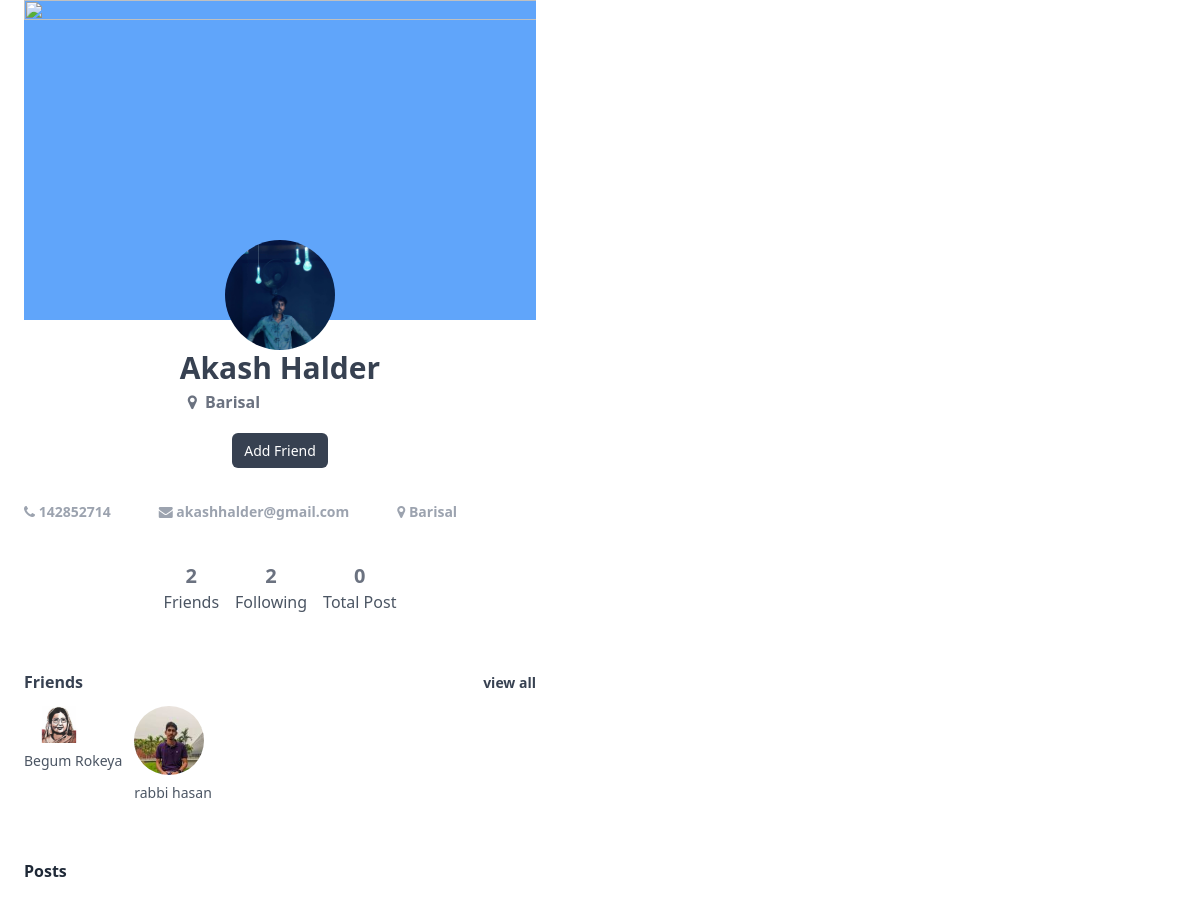
Screenshot of /profile.php?username=akashhalder with the database file from the repository.
### tables this page shows
CREATE TABLE `user_info` (
  `username` varchar(15) NOT NULL,
  `first_name` varchar(150) NOT NULL,
  `last_name` varchar(150) NOT NULL,
  `gender` varchar(15) NOT NULL,
  `email` varchar(200) NOT NULL,
  `phone_no` int(15) NOT NULL,
  `date_of_birth` date NOT NULL,
  `address` varchar(200) NOT NULL,
  `password` varchar(200) NOT NULL,
  `profile_pic` varchar(255) NOT NULL
);

CREATE TABLE `friends` (
  `from_friend` varchar(11) NOT NULL,
  `to_friend` varchar(11) NOT NULL,
  `added_date` timestamp NOT NULL DEFAULT current_timestamp()
);

### profile.php (the view, shortened to what this page needs)
<?php require_once "header.php"; ?>
<?php require_once "db.php"; ?>
  <?php
   $username = $_SESSION["username"];
   $id  = $_GET["username"];
   $sql = "SELECT first_name, last_name,profile_pic,email, address,date_of_birth,phone_no FROM `user_info` WHERE username =  '$id ' ";
   $profile_q = mysqli_query($conn, $sql);
   $profile_result = mysqli_fetch_array($profile_q);
   $status = "SELECT (SELECT COUNT(*) from `status_comments` WHERE status_id = status_id)'total_comments',  (SELECT COUNT(*) from `status` where status_owner='$username')'total_posts', (SELECT  `profile_pic` from `user_info` WHERE username='$id')'profile_pic', status_id,status_owner,status_content,status_image, TIMESTAMPDIFF(day,status_date, CURRENT_TIMESTAMP)'day',TIMESTAMPDIFF(hour, CURRENT_TIMESTAMP,status_date)'hour' FROM `status` WHERE status_owner = '$id' and status_image !=''  ORDER BY status_date DESC LIMIT 9";
   $status_q =mysqli_query($conn, $status);
   $status_res = mysqli_fetch_array($status_q);
   echo'
   <div class="mx-6  max-w-lg ">
   <div class="bg-blue-400  "><img  " src="https://arielle.com.au/wp-content/uploads/2016/04/together-we-travel-dark.jpg" width=800 height=500 /></div>
   <div class="flex relative   pt-20  -mt-40 z-1 justify-center "><img class="rounded-full" src="'.$profile_result["profile_pic"].'" height=110 width=110/>
   </div>
   <div  class=" flex space-x-4  justify-center ">
     <div class="flex flex-col">
     <h2 class="font-semibold text-3xl text-gray-700">'.$profile_result["first_name"].' '.$profile_result["last_name"].'</h2>
     <p class="mt-1 text-md text-gray-500 font-semibold"><i class="mx-2 fa fa-light fa-map-marker"></i>'.$profile_result["address"].'</p>
     </div></div>
     <div class="mt-4 flex space-x-2  justify-center ">';
  if($id!=$username){
  $friend_check = "SELECT * FROM `friends` where from_friend='$username' and to_friend = '$id' ";
  $friend_check_res = mysqli_query($conn, $friend_check);
  if(mysqli_num_rows($friend_check_res) != 0){
    echo '<div><a href="friends.php?remove='.$id.'" class="mt-2  text-sm px-6 py-2.5 bg-red-800  font-semibold text-white rounded-md">Remove</a></div>
    <div><a href="new_conversion.php?username='.$id.'" class="mt-2  text-sm px-6 py-2.5 bg-gray-700 font-semibold text-white rounded-md">Message</a></div>';
    }
    else{
  echo '<div class="mt-2"><a href="friends.php?add='.$id.'" class="mt-2   text-sm px-3 py-2 bg-gray-700 text-semibold text-white rounded-md">Add Friend</a></div>';
    }
  }
  else{
    echo '<div class="mt-2"><a href="edit_profile.php" class="mt-2   text-sm px-3 py-2 bg-gray-700 text-semibold text-white rounded-md">Edit Profile</a></div>';
  }
echo'
</div>
<div class="mt-10 flex flex space-x-12 ">
<div class=" text-sm text-gray-400 font-semibold"><i class="fa fa-regular fa-phone"></i> '.$profile_result["phone_no"].'</div>
     <div class=" text-sm text-gray-400  font-semibold"> <i class="fa fa-light fa-envelope"></i> '.$profile_result["email"].'</div>
     <div class=" text-sm text-gray-400  font-semibold"> <i class="fa fa-light fa-map-marker"></i> '.$profile_result["address"].'</div>
</div>
<div class="mt-10 flex space-x-3 justify-center">';
$friends_list = "SELECT first_name, last_name,profile_pic,username ,to_friend,added_date FROM `friends` INNER JOIN `user_info` ON friends.to_friend=user_info.username WHERE from_friend='$id' LIMIT 6";
$friends_list_res = mysqli_query($conn, $friends_list);
$total_friends =  mysqli_num_rows($friends_list_res);
echo'<div class="flex space-x-4  "> <div class="flex flex-col justify-center"><div class="text-xl text-gray-500 font-bold text-center ">'.$total_friends.'</div><div class=" text-md text-gray-600 font-normal "> Friends</div></div>
<div class="flex flex-col"><div class="text-xl text-gray-500 text-center font-bold">'.$total_friends.'</div><div class=" text-md text-gray-600 font-normal "> Following</div></div>';
if (mysqli_num_rows($status_q) != 0){
echo'
<div class="flex flex-col"><div class="text-xl text-gray-500 text-center font-bold">'.$status_res["total_posts"].'</div><div class=" text-md text-gray-600 font-normal "> Total Post</div></div>
</div></div>
<div class="mt-14 mb-3 flex justify-between"><div class=""><p  class="text-md font-semibold text-gray-700">Friends </p></div><div class=""><a class="text-sm font-semibold text-gray-700" href="friends.php">view all </a></div></div>
<div class="mt-2 flex space-x-3">
';}
while($friends = mysqli_fetch_array($friends_list_res))
{
  echo'
<div><a href="profile.php?username='.$friends["username"].'"  ><img class="rounded-full " src="'.$friends["profile_pic"].'" height=70 width=70/> <p class="mt-2 font-medium text-gray-600 text-sm	">'.$friends["first_name"].' '.$friends["last_name"].'</p></a></div>
';
}
echo'
</div>
<p  class="mt-14 mb-4 text-md font-semibold text-gray-800">Posts</p>
<div class="mt-2 flex space-x-1 "> ';
echo'
</div>
</div></div>';
?>
<?php require_once "footer.php"; ?>
</html>

### rows the page displays
user_info: profile_pic (picture), first_name "Akash", last_name "Halder", address "Barisal", phone_no "142852714", email "akashhalder@gmail.com"
friends: to_friend.profile_pic (picture), to_friend.first_name "Begum", to_friend.last_name "Rokeya"
friends: to_friend.profile_pic (picture), to_friend.first_name "rabbi", to_friend.last_name "hasan"

### other values shown
$total_friends "2"
$status_res["total_posts"] "0"
